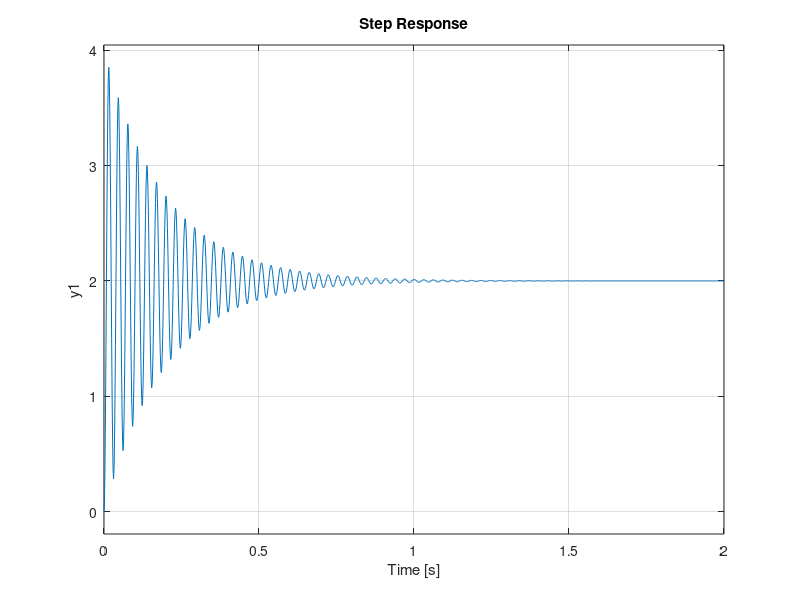

Source code (MATLAB): (Note: this script raises an error after producing the figure.)
clc;clear all;
A = [0 -83.33;500 -10];
B = [166.67;0];
C = [0 1];
D = 0;
[num,den] = ss2tf(A,B,C,D)
figure,step(tf(num,den))
% K = [0.036 -.499];
Pos = 20;
Ts = 0.5;
z = (-log(Pos/100))/(sqrt(pi^2+log(Pos/100)^2));
wn = 4/(z*Ts);
%find the desired pole location
[num1,den1] = ord2(wn,z)
r = roots(den1)
% figure,step(A-B*K,B,C,0)
figure,step(tf(num1,den1))
poles = [r(1) r(2)];
K = acker(A,B,poles);
AA = A-B*K
Tss = ss(AA,B,C,D)
[num3,den3] = ss2tf(AA,B,C,D)
figure,step(tf(num3,den3))
%10 times smaller
poles_new = 10 .* poles;
L = acker(A',C',poles_new)'
AAO = A-L*C
Tss1 = ss(AAO,B,C,D)
[num2,den2] = ss2tf(AAO,B,C,D)
figure,step(tf(num2,den2))

